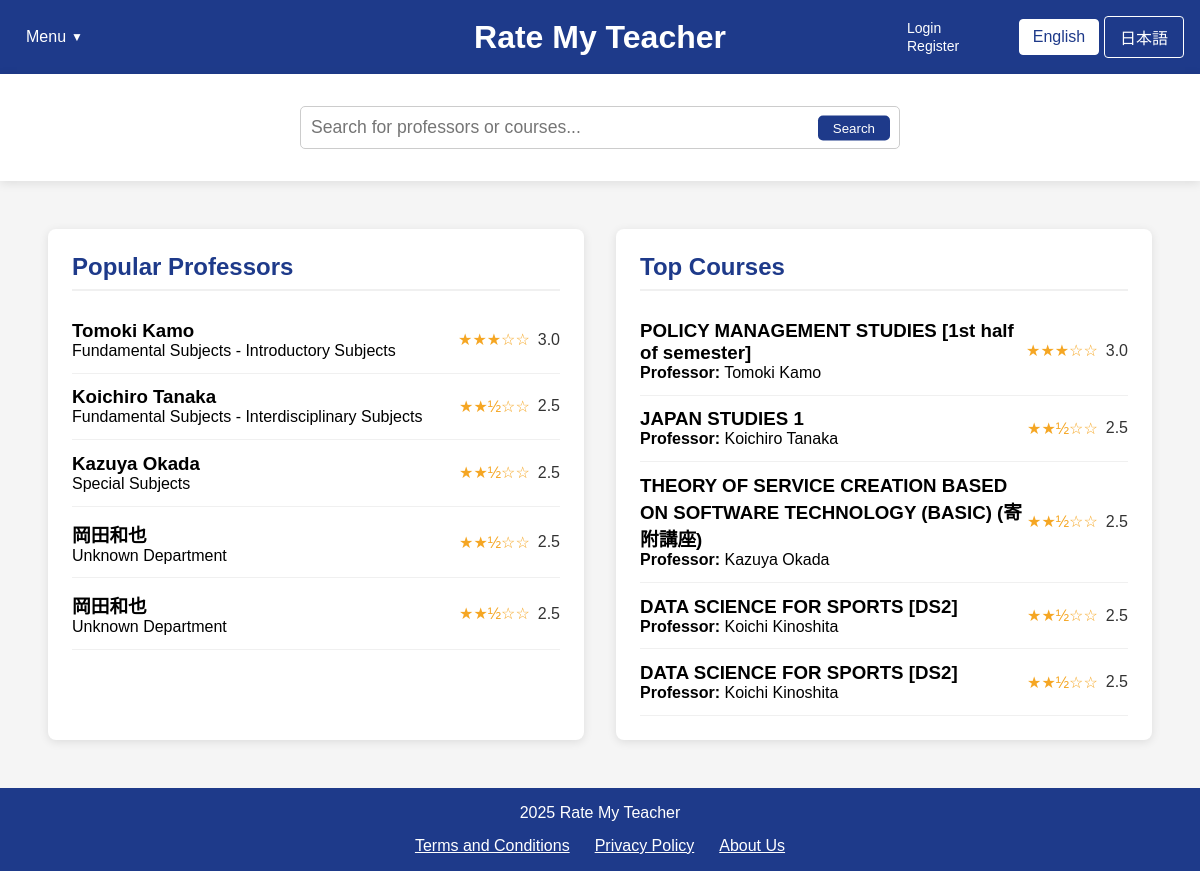
Page /home.php on the earlier database version.
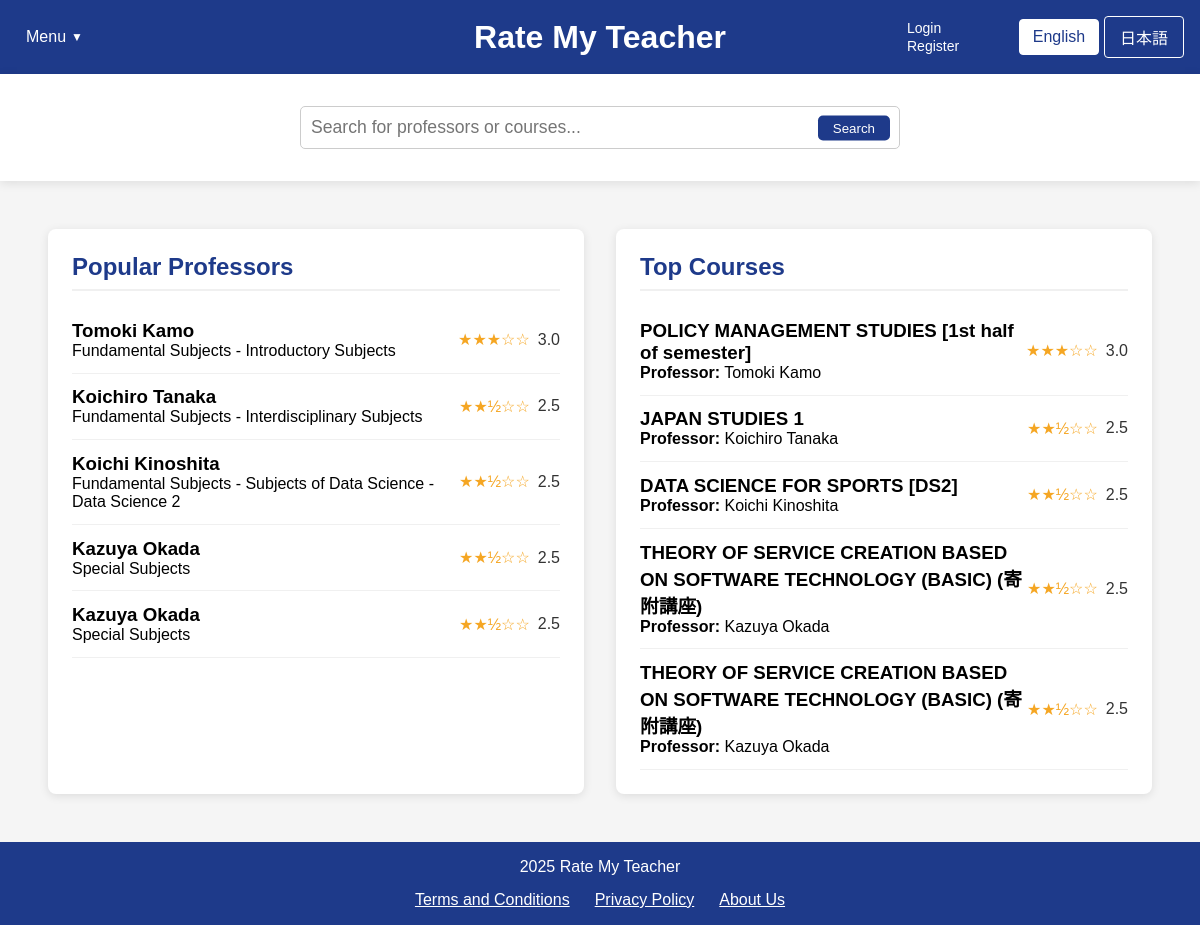
Same page on the later database version.
### tables this page shows
CREATE TABLE professors (
        id INTEGER PRIMARY KEY AUTOINCREMENT,
        name TEXT NOT NULL,
        department TEXT,
        bio TEXT,
        avg_content_quality REAL DEFAULT 0,
        avg_difficulty REAL DEFAULT 0,
        overall_rating REAL DEFAULT 0,
        review_count INTEGER DEFAULT 0
    );

CREATE TABLE courses (
        id INTEGER PRIMARY KEY AUTOINCREMENT,
        name TEXT NOT NULL,
        course_code TEXT,
        description TEXT,
        professor_id INTEGER,
        semester TEXT,
        avg_content_quality REAL DEFAULT 0,
        avg_difficulty REAL DEFAULT 0,
        overall_rating REAL DEFAULT 0,
        review_count INTEGER DEFAULT 0,
        FOREIGN KEY (professor_id) REFERENCES professors(id) ON DELETE SET NULL
    );

### home.php (the view, shortened to what the changed rows need)
<?php
$isLoggedIn = isset($_SESSION["loggedin"]) && $_SESSION["loggedin"] === true;
require_once 'config.php';
function getTopProfessors($limit = 5) {
    global $conn;
    $professors = [];
    try {
        $ratingCount = 0;
        $ratingCheckResult = $conn->query("SELECT COUNT(*) as count FROM ratings");
        if ($ratingCheckResult) {
            $ratingCountRow = $ratingCheckResult->fetchArray(SQLITE3_ASSOC);
            $ratingCount = $ratingCountRow['count'];
        }
        if ($ratingCount > 0) {
            $hasProfRatingColumns = false;
            $columnsResult = $conn->query("PRAGMA table_info(professors)");
            while ($col = $columnsResult->fetchArray(SQLITE3_ASSOC)) {
                if ($col['name'] === 'avg_content_quality' || $col['name'] === 'overall_rating') {
                    $hasProfRatingColumns = true;
                    break;
                }
            }
            if ($hasProfRatingColumns) {
                $stmt = $conn->prepare("
                    SELECT id, name, department,
                           COALESCE(overall_rating, (avg_content_quality + avg_difficulty) / 2) as avg_rating,
                           COALESCE(avg_content_quality, 0) as avg_content_quality,
                           COALESCE(avg_difficulty, 0) as avg_difficulty,
                           COALESCE(review_count, 0) as review_count
                    FROM professors
                    WHERE COALESCE(review_count, 0) > 0
                    ORDER BY avg_rating DESC, review_count DESC
                    LIMIT :limit
                ");
            }
            $stmt->bindValue(':limit', $limit, SQLITE3_INTEGER);
            $result = $stmt->execute();
            while ($row = $result->fetchArray(SQLITE3_ASSOC)) {
                if (isset($row['avg_rating']) && $row['avg_rating'] !== null) {
                    $row['avg_rating'] = number_format((float)$row['avg_rating'], 1);
                } else {
                    $row['avg_rating'] = "N/A";
                }
                $professors[] = $row;
            }
        }
    } catch (Exception $e) {
        error_log("Error fetching top professors: " . $e->getMessage());
    }
    return $professors;
}
function getTopCourses($limit = 5) {
    global $conn;
    $courses = [];
    try {
        $ratingCount = 0;
        $ratingCheckResult = $conn->query("SELECT COUNT(*) as count FROM ratings");
        if ($ratingCheckResult) {
            $ratingCountRow = $ratingCheckResult->fetchArray(SQLITE3_ASSOC);
            $ratingCount = $ratingCountRow['count'];
        }
        if ($ratingCount > 0) {
            $hasCourseRatingColumns = false;
            $columnsResult = $conn->query("PRAGMA table_info(courses)");
            while ($col = $columnsResult->fetchArray(SQLITE3_ASSOC)) {
                if ($col['name'] === 'avg_content_quality') {
                    $hasCourseRatingColumns = true;
                    break;
                }
            }
            if ($hasCourseRatingColumns) {
                $stmt = $conn->prepare("
                    SELECT c.id, c.name as course_name, c.course_code,
                        COALESCE(c.avg_content_quality, 0) as avg_content_quality,
                        COALESCE(c.avg_difficulty, 0) as avg_difficulty,
                        (COALESCE(c.avg_content_quality, 0) + (5 - COALESCE(c.avg_difficulty, 0))) / 2 as avg_rating,
                        COALESCE(c.review_count, 0) as review_count,
                        p.name as professor_name
                    FROM courses c
                    LEFT JOIN professors p ON c.professor_id = p.id
                    WHERE COALESCE(c.review_count, 0) > 0
                    ORDER BY avg_rating DESC, review_count DESC
                    LIMIT :limit
                ");
            }
            $stmt->bindValue(':limit', $limit, SQLITE3_INTEGER);
            $result = $stmt->execute();
            while ($row = $result->fetchArray(SQLITE3_ASSOC)) {
                if (isset($row['avg_rating']) && $row['avg_rating'] !== null) {
                    $row['avg_rating'] = number_format((float)$row['avg_rating'], 1);
                } else {
                    $row['avg_rating'] = "N/A";
                }
                $courses[] = $row;
            }
        }
        if (count($courses) < $limit) {
            $remaining = $limit - count($courses);
            $excludeIds = array_map(function($course) {
                return $course['id'];
            }, $courses);
            $excludeClause = count($excludeIds) > 0 ? "WHERE c.id NOT IN (" . implode(",", $excludeIds) . ")" : "";
            $stmt = $conn->prepare("
                SELECT c.id, c.name as course_name, c.course_code, p.name as professor_name
                FROM courses c
                LEFT JOIN professors p ON c.professor_id = p.id
                $excludeClause
                LIMIT :limit
            ");
            $stmt->bindValue(':limit', $remaining, SQLITE3_INTEGER);
            $result = $stmt->execute();
            while ($row = $result->fetchArray(SQLITE3_ASSOC)) {
                $row['avg_rating'] = "N/A";
                $courses[] = $row;
            }
        }
    } catch (Exception $e) {
        error_log("Error fetching top courses: " . $e->getMessage());
    }
    return $courses;
}
$topProfessors = getTopProfessors(5);
$topCourses = getTopCourses(5);
?>
<!DOCTYPE html>
<html lang="en">
<head>
    <link rel="stylesheet" href="css/style.css">
</head>
<body>
    <div class="container">
        <header>
                    <?php
                    $currentLang = isset($_COOKIE['language']) && $_COOKIE['language'] == 'ja' ? 'ja' : 'en';
                    ?>
            <div class="header-center">
                <div class="logo">
                    <h1><a href="home.php" style="color: white; text-decoration: none;"><?php echo $currentLang == 'ja' ? 'Rate My Teacher' : 'Rate My Teacher'; ?></a></h1>
                </div>
            </div>
        </header>
        <main style="flex: 1; display: flex; padding: 2rem;">
            <div id="popular-professors" class="content-box" style="flex: 1; background-color: white; margin: 1rem; padding: 1.5rem; border-radius: 8px; box-shadow: 0 2px 10px rgba(0,0,0,0.1);">
                <h2><?php echo $currentLang == 'ja' ? '人気の教授' : 'Popular Professors'; ?></h2>
                <div class="professor-list">
                    <?php foreach ($topProfessors as $professor): ?>
                    <a href="professor_page_template.php?name=<?php echo urlencode($professor['english_name']); ?>&lang=<?php echo $currentLang; ?>" style="text-decoration: none; color: inherit;">
                        <div class="professor-item" data-id="<?php echo $isLoggedIn ? $professor['id'] : 'login-required'; ?>">
                            <div>
                                <h3><?php echo htmlspecialchars($professor['name']); ?></h3>
                                <p><?php echo htmlspecialchars($professor['department'] ?? 'Unknown Department'); ?></p>
                            </div>
                            <div class="rating">
                                <?php
                                if ($professor['avg_rating'] !== 'N/A' && $professor['avg_rating'] > 0) {
                                    $fullStars = floor($professor['avg_rating']);
                                    $hasHalfStar = $professor['avg_rating'] - $fullStars >= 0.5;
                                    echo str_repeat('★', $fullStars);
                                    echo $hasHalfStar ? '½' : '';
                                    echo str_repeat('☆', 5 - $fullStars - ($hasHalfStar ? 1 : 0));
                                    echo ' <span>' . $professor['avg_rating'] . '</span>';
                                } else {
                                    echo '☆☆☆☆☆ <span>No ratings</span>';
                                }
                                ?>
                            </div>
                        </div>
                    </a>
                    <?php endforeach; ?>
                </div>
            </div>
            <div id="top-courses" class="content-box" style="flex: 1; background-color: white; margin: 1rem; padding: 1.5rem; border-radius: 8px; box-shadow: 0 2px 10px rgba(0,0,0,0.1);">
                <h2><?php echo $currentLang == 'ja' ? '人気のコース' : 'Top Courses'; ?></h2>
                <div class="course-list">
                    <?php foreach ($topCourses as $course): ?>
                    <a href="course.php?course=<?php echo urlencode($course['english_course_name']); ?>&professor=<?php echo urlencode($course['professor_name'] ?? ''); ?>&lang=<?php echo $currentLang;?>" style="text-decoration: none; color: inherit;">
                        <div class="course-item" data-id="<?php echo $isLoggedIn ? $course['id'] : 'login-required'; ?>">
                            <div>
                                <h3><?php echo htmlspecialchars($course['course_name'] ?? $course['name']); ?></h3>
                                <p><strong>Professor:</strong> <?php echo htmlspecialchars($course['professor_name'] ?? 'Unknown Professor'); ?></p>
                            </div>
                            <div class="rating">
                                <?php
                                if ($course['avg_rating'] !== 'N/A' && $course['avg_rating'] > 0) {
                                    $fullStars = floor($course['avg_rating']);
                                    $hasHalfStar = $course['avg_rating'] - $fullStars >= 0.5;
                                    echo str_repeat('★', $fullStars);
                                    echo $hasHalfStar ? '½' : '';
                                    echo str_repeat('☆', 5 - $fullStars - ($hasHalfStar ? 1 : 0));
                                    echo ' <span>' . $course['avg_rating'] . '</span>';
                                } else {
                                    echo '☆☆☆☆☆ <span>No ratings</span>';
                                }
                                ?>
                            </div>
                        </div>
                    </a>
                    <?php endforeach; ?>
                </div>
            </div>
        </main>
    </div>
</body>
</html>

Differences in the rows shown:
no longer on this page (row unchanged): professors: name "岡田和也", department "Unknown Department", fullStars "★★", shows "½", hasHalfStar "☆☆", avg_rating "2.5"
no longer on one of the page's lists (row edited): courses: name "DATA SCIENCE FOR SPORTS [DS2]", professor.name "Koichi Kinoshita"
now on this page (row edited): professors: name "Koichi Kinoshita", department "Fundamental Subjects - Subjects of Data Science - Data Science 2", fullStars "★★", shows "½", hasHalfStar "☆☆", avg_rating "2.5"
now on one of the page's lists (row unchanged): professors: name "Kazuya Okada", department "Special Subjects"
changed courses "DATA SCIENCE FOR SPORTS [DS2]": moves up the list
now on one of the page's lists (row unchanged): courses: name "THEORY OF SERVICE CREATION BASED ON SOFTWARE TECHNOLOGY (BASIC) (寄附講座)", professor.name "Kazuya Okada"
